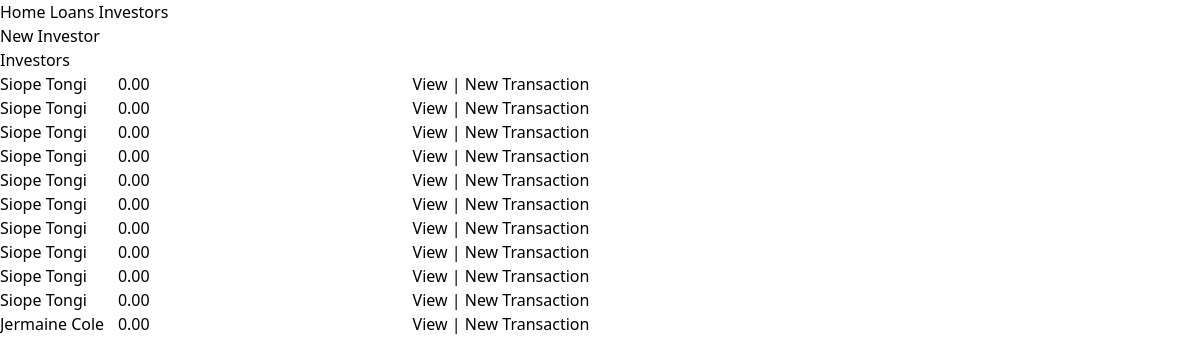
The page /investors on the database its author committed.
### app/models.py (models this page shows, shortened)
class Investor(models.Model):
  first_name = models.CharField(max_length=50)
  last_name = models.CharField(max_length=50)
  phone = models.CharField(max_length=20, null=True, blank=True)
  total_contributions = models.DecimalField(max_digits=14, decimal_places=2, default=0.00)

### app/views.py (the view)
# urls.py: path("investors", views.investors),
def investors(request):
  investors = Investor.objects.all()
  return render(request, "investors/index.html", {'investors': investors})

### app/templates/investors/index.html (shortened to what this page needs)
{% extends "base.html" %}
{% block content %}
<a href="/investors/new">New Investor</a>
<div>
  Investors
</div>
<table>
  {% for investor in investors %}
    <tr>
      <td class="w-1/5">
        {{investor.first_name}} {{investor.last_name}}
      </td>
      <td class="w-1/2">
        {{investor.total_contributions}}
      </td>
      <td class="w-3/10">
        <a href="{% url 'show_investor' investor.pk %}">View</a> |
        <a href="{% url 'new_transaction' %}?investor_id={{ investor.pk }}"> New Transaction</a>
      </td>
    </tr>
  {% empty %}
    <div>No investors</div>
  {% endfor %}
{% endblock %}

### rows shown on the page
Investor: first_name "Siope", last_name "Tongi", total_contributions "0.00"
Investor: first_name "Siope", last_name "Tongi", total_contributions "0.00"
Investor: first_name "Siope", last_name "Tongi", total_contributions "0.00"
Investor: first_name "Siope", last_name "Tongi", total_contributions "0.00"
Investor: first_name "Siope", last_name "Tongi", total_contributions "0.00"
Investor: first_name "Siope", last_name "Tongi", total_contributions "0.00"
Investor: first_name "Siope", last_name "Tongi", total_contributions "0.00"
Investor: first_name "Siope", last_name "Tongi", total_contributions "0.00"
Investor: first_name "Siope", last_name "Tongi", total_contributions "0.00"
Investor: first_name "Siope", last_name "Tongi", total_contributions "0.00"
Investor: first_name "Jermaine", last_name "Cole", total_contributions "0.00"
